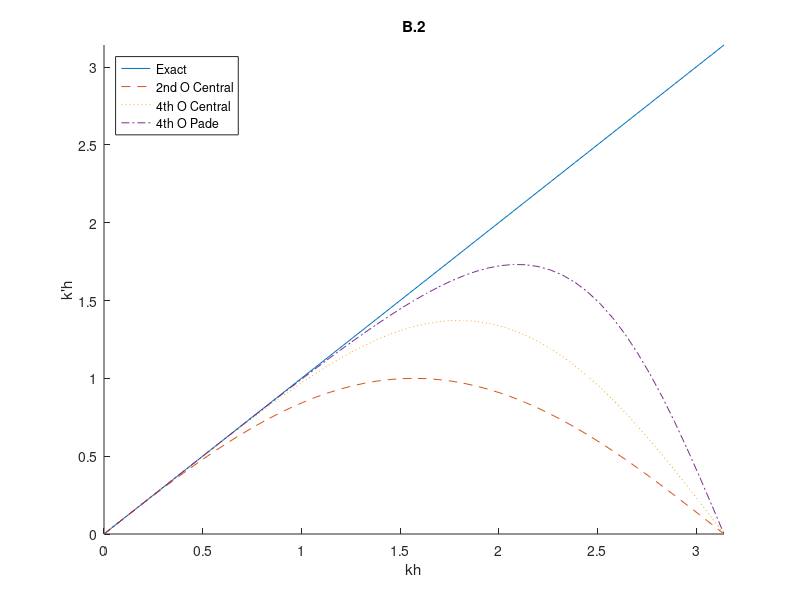

The MATLAB source for this figure:
clear all
clc

N=100;
n=[0:1:N/2];
#k=2*pi*n/L  h=L/N
kh=2*pi*n/N;
kph_second=sin(kh);
kph_fourth=(-1*sin(2*kh)+8*sin(kh))/6;
kph_pade=3*sin(kh)./(2+cos(kh));

figure(1);
xlim([0,pi]);
ylim([0,pi]);
hold;
plot(kh,kh);
plot(kh,kph_second,"--");
plot(kh,kph_fourth,":");
plot(kh,kph_pade,"-.");
legend("Exact", "2nd O Central","4th O Central", "4th O Pade","location","northwest");
xlabel("kh");
ylabel("k'h");
title("B.2");
print("-djpg","B_2");